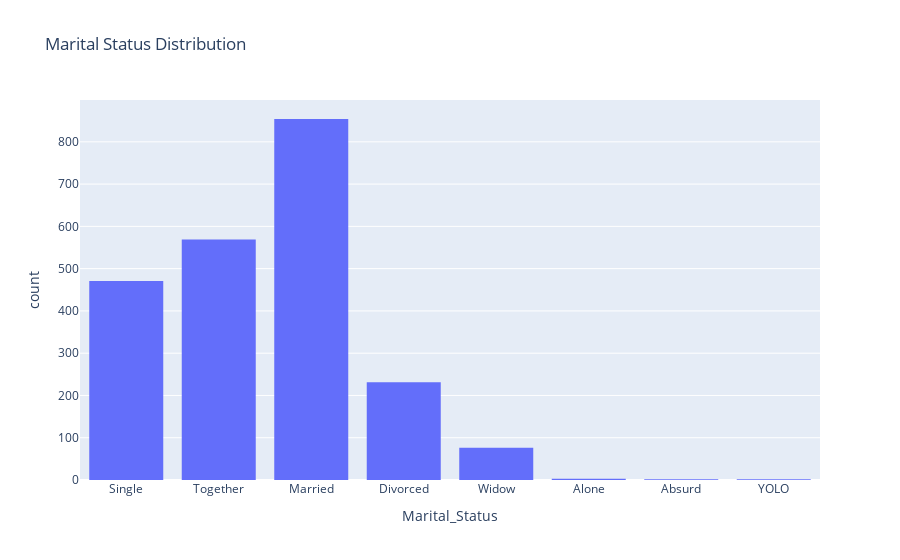

Notebook code cell kept with this figure:
### Markdown cell above
### **Marital Status Distribution**
Plotnya menunjukkan sebaran pelanggan berdasarkan status perkawinannya, yang mungkin bermanfaat
dalam memahami struktur keluarga yang berbeda

### Code cell
fig2 = px.histogram(df, x='Marital_Status', nbins=5, title="Marital Status Distribution")
fig2.show()

### Figure 1 — Plotly figure (JSON) as saved in the notebook; plotly's stock layout.template omitted (floating-point values rounded to 4 significant figures; data arrays with more than 128 entries replaced by an {"elided": "..."} marker saying what was removed)
{"data": [{"alignmentgroup": "True", "bingroup": "x", "hovertemplate": "Marital_Status=%{x}<br>count=%{y}<extra></extra>", "legendgroup": "", "marker": {"color": "#636efa", "pattern": {"shape": ""}}, "name": "", "nbinsx": 5, "offsetgroup": "", "orientation": "v", "showlegend": false, "type": "histogram", "x": {"elided": "2208 str values"}, "xaxis": "x", "yaxis": "y"}], "layout": {"barmode": "relative", "legend": {"tracegroupgap": 0}, "title": {"text": "Marital Status Distribution"}, "xaxis": {"anchor": "y", "domain": [0, 1], "title": {"text": "Marital_Status"}}, "yaxis": {"anchor": "x", "domain": [0, 1], "title": {"text": "count"}}}}
